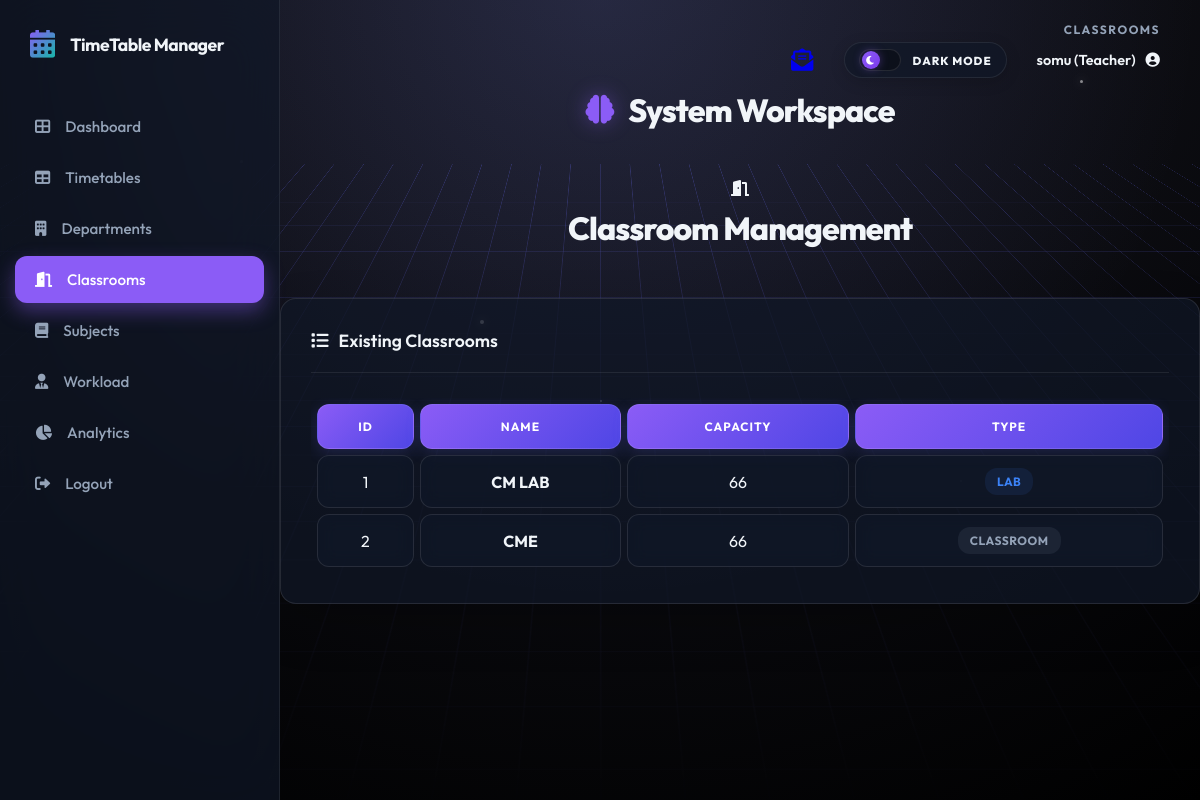
Page /classrooms (signed in) on the committed database.
### models.py (models this page shows)
class User(db.Model, UserMixin):
    id = db.Column(db.Integer, primary_key=True)
    username = db.Column(db.String(80), unique=True, nullable=False)
    password = db.Column(db.String(120), nullable=False)
    email = db.Column(db.String(120), nullable=True)
    role = db.Column(db.String(20), nullable=False, default='student')
    dept_id = db.Column(db.Integer, db.ForeignKey('department.id'), nullable=True)
    teacher_id = db.Column(db.Integer, db.ForeignKey('teacher.id'), nullable=True)
    department = db.relationship('Department', backref='users', lazy=True)
    teacher_profile = db.relationship('Teacher', backref='user_account', uselist=False, lazy=True)

class Classroom(db.Model):
    id = db.Column(db.Integer, primary_key=True)
    name = db.Column(db.String(50), unique=True, nullable=False)
    capacity = db.Column(db.Integer, nullable=False)
    type = db.Column(db.String(20), nullable=False, default='Classroom')
    timetable_entries = db.relationship('TimetableEntry', backref='classroom', lazy=True, cascade="all, delete-orphan")

### routes.py (the view, shortened to what this page needs)
@main.route('/classrooms', methods=['GET', 'POST'])
@login_required
def classrooms():
    rooms = Classroom.query.all()
    return render_template('resources/classrooms.html', classrooms=rooms)

### app.py (called while the page is built)
@login_manager.user_loader
def load_user(user_id):
    return User.query.get(int(user_id))

@app.context_processor
def inject_unread_count():
    from flask_login import current_user
    from models import Message
    if current_user.is_authenticated:
        count = Message.query.filter_by(recipient_id=current_user.id, is_read=False).count()
        return dict(unread_count=count)
    return dict(unread_count=0)

### templates/resources/classrooms.html (shortened to what this page needs)
{% extends 'base.html' %}
{% block content %}
<div class="page-title-section">
    <div class="page-title">
        <i class="fas fa-door-open"></i>
        <h1>Classroom Management</h1>
    </div>
</div>
<div class="card">
    <div class="card-header">
        <h3><i class="fas fa-list"></i> Existing Classrooms</h3>
    </div>
    <div class="timetable-responsive">
        <table class="timetable-table">
            <thead>
                <tr>
                    <th>ID</th>
                    <th>Name</th>
                    <th>Capacity</th>
                    <th>Type</th>
                </tr>
            </thead>
            <tbody>
                {% for room in classrooms %}
                <tr>
                    <td>{{ room.id }}</td>
                    <td><strong>{{ room.name }}</strong></td>
                    <td>{{ room.capacity }}</td>
                    <td>
                        <span class="badge {% if room.type == 'Lab' %}badge-lab{% else %}badge-classroom{% endif %}">
                            {{ room.type }}
                        </span>
                    </td>
                </tr>
                {% endfor %}
            </tbody>
        </table>
    </div>
</div>
{% endblock %}

### templates/base.html (shortened to what this page needs)
<!DOCTYPE html>
<html lang="en">
<head>
    <link rel="stylesheet" href="{{ url_for('static', filename='css/style.css') }}">
    <link rel="stylesheet" href="https://cdnjs.cloudflare.com/ajax/libs/font-awesome/6.0.0/css/all.min.css">
</head>
<body>
    <div class="cyber-grid-container">
        <div class="cyber-grid"></div>
        <div class="cyber-glow"></div>
        <div class="floating-particles">
            <i></i><i></i><i></i><i></i><i></i><i></i>
        </div>
    </div>
    {% set is_auth = request.endpoint in ['main.login', 'main.register', 'main.register_student',
    'main.register_teacher'] %}
    <div class="{{ 'app-wrapper' if not is_auth else '' }}">
        {% if not is_auth %}
        <aside class="sidebar" id="appSidebar">
            <div class="sidebar-header">
                <i class="fas fa-calendar-alt"></i>
                <h2>TimeTable Manager</h2>
            </div>
            <ul class="sidebar-nav">
                <li class="nav-item {% if request.endpoint == 'main.dashboard' %}active{% endif %}">
                    <a href="{{ url_for('main.dashboard') }}" class="nav-link">
                        <i class="fas fa-th-large"></i> Dashboard
                    </a>
                </li>
                <li class="nav-item {% if request.endpoint == 'main.timetable' %}active{% endif %}">
                    <a href="{{ url_for('main.timetable') }}" class="nav-link">
                        <i class="fas fa-table"></i> Timetables
                    </a>
                </li>
                <li class="nav-item {% if request.endpoint == 'main.departments' %}active{% endif %}">
                    <a href="{{ url_for('main.departments') }}" class="nav-link">
                        <i class="fas fa-building"></i> Departments
                    </a>
                </li>
                <li class="nav-item {% if request.endpoint == 'main.classrooms' %}active{% endif %}">
                    <a href="{{ url_for('main.classrooms') }}" class="nav-link">
                        <i class="fas fa-door-open"></i> Classrooms
                    </a>
                </li>
                <li class="nav-item {% if request.endpoint == 'main.courses' %}active{% endif %}">
                    <a href="{{ url_for('main.courses') }}" class="nav-link">
                        <i class="fas fa-book"></i> Subjects
                    </a>
                </li>
                <li class="nav-item">
                    <a href="{{ url_for('main.teachers') }}" class="nav-link">
                        <i class="fas fa-user-tie"></i> Workload
                    </a>
                </li>
                <li class="nav-item {% if request.endpoint == 'main.reports' %}active{% endif %}">
                    <a href="{{ url_for('main.reports') }}" class="nav-link">
                        <i class="fas fa-chart-pie"></i> Analytics
                    </a>
                </li>
                {% if current_user.is_authenticated %}
                <li class="nav-item">
                    <a href="{{ url_for('main.logout') }}" class="nav-link">
                        <i class="fas fa-sign-out-alt"></i> Logout
                    </a>
                </li>
                {% else %}
                <li class="nav-item">
                    <a href="{{ url_for('main.login') }}" class="nav-link">
                        <i class="fas fa-sign-in-alt"></i> Login
                    </a>
                </li>
                {% endif %}
            </ul>
        </aside>
        {% endif %}
        <main class="{{ 'main-area' if not is_auth else '' }}">
            {% if not is_auth %}
            <div class="top-header">
                <div class="header-meta-group">
                    <div class="breadcrumb-mini">{{ request.endpoint.split('.')[-1].replace('_', ' ') }}</div>
                    <div class="user-controls">
                        {% if current_user.is_authenticated %}
                        <a href="{{ url_for('main.mailbox') }}" class="icon-btn nav-mailbox-link" title="Mailbox"
                            style="margin-right: 15px; position: relative;">
                            <i class="fas fa-envelope-open-text nav-mailbox-icon"></i>
                        </a>
                        <div class="mode-switcher" id="themeToggle" title="Switch Interface Mode">
                            <div class="mode-track">
                                <div class="mode-thumb">
                                    <i class="fas fa-moon moon-icon"></i>
                                </div>
                            </div>
                            <span class="mode-label">Dark Mode</span>
                        </div>
                        <div class="user-dropdown">
                            <a href="{{ url_for('main.profile') }}" class="user-profile" id="userProfileToggle"
                                style="text-decoration: none; color: inherit; cursor: pointer;">
                                <span>{{ current_user.username }} ({{ current_user.role|capitalize }})</span>
                                <i class="fas fa-user-circle"></i>
                            </a>
                        </div>
                        {% else %}
                        <div class="user-profile">
                            <span>Guest</span>
                            <i class="fas fa-user-circle"></i>
                        </div>
                        {% endif %}
                    </div>
                </div>
            </div>
            <div class="page-title-section">
                <div class="page-title">
                    <h1>
                        {% block icon %}<i class="fas fa-brain"></i>{% endblock %}
                        {% block title %}System Workspace{% endblock %}
                    </h1>
                </div>
            </div>
            {% endif %}
            {% block content %}{% endblock %}
    </div>
</body>
</html>

### rows in the picture
User: username "somu", role "Teacher"
Classroom: id "1", name "CM LAB", capacity "66", type "LAB"
Classroom: id "2", name "CME", capacity "66", type "CLASSROOM"

### other values in the picture
{{ request.endpoint.split('.')[-1].replace('_', ' ') }} "CLASSROOMS"
